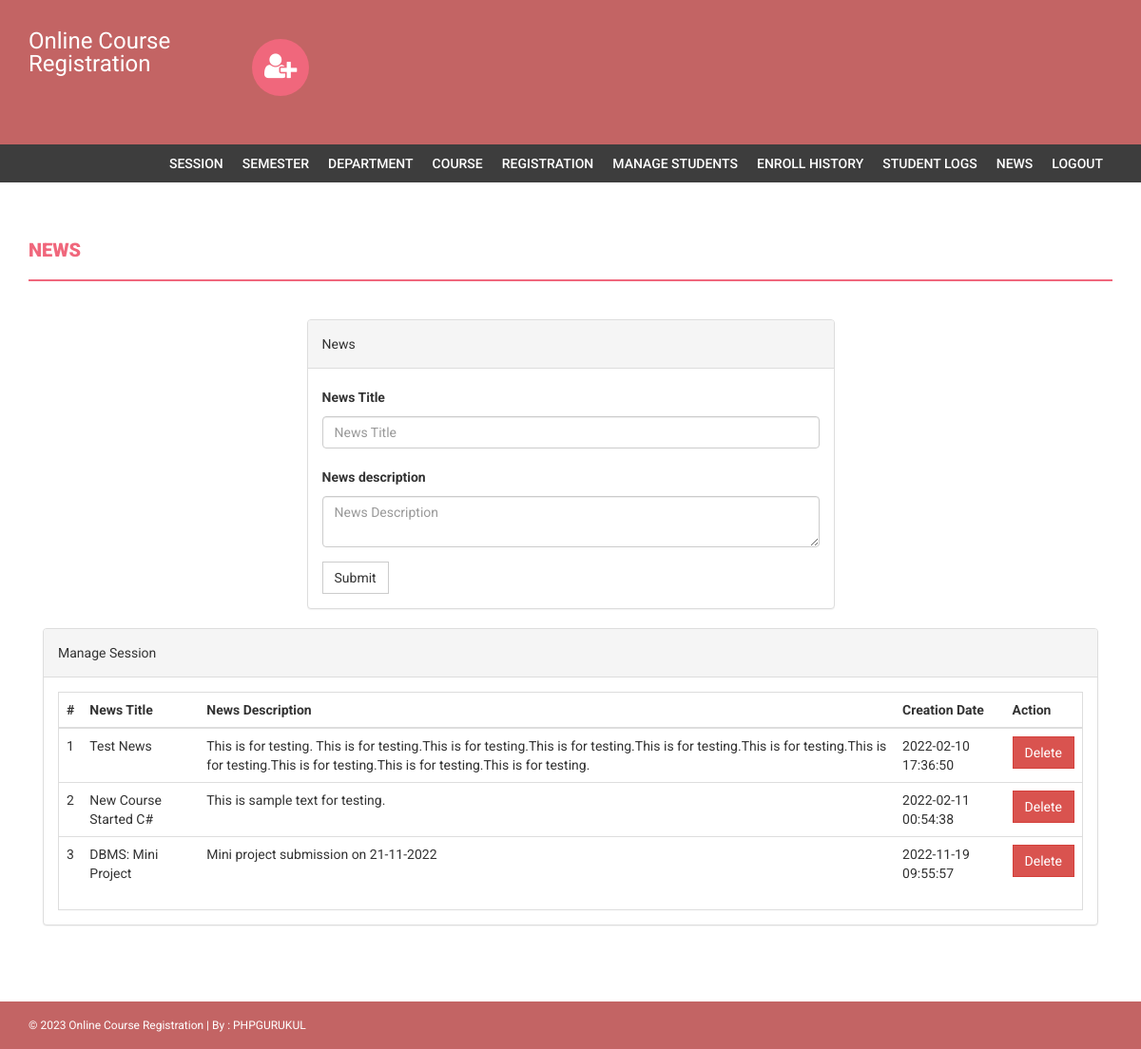
/onlinecourse/admin/news.php (signed in), run on the app's committed database.
### tables this page shows
CREATE TABLE `news` (
  `id` int(11) NOT NULL,
  `newstitle` varchar(255) DEFAULT NULL,
  `newsDescription` mediumtext DEFAULT NULL,
  `postingDate` timestamp NULL DEFAULT current_timestamp()
);

### onlinecourse/admin/news.php (the view, shortened to what this page needs)
<?php
if(strlen($_SESSION['alogin'])==0)
    {
header('location:index.php');
}else{
?>
<!DOCTYPE html>
<html xmlns="http://www.w3.org/1999/xhtml">
<head>
    <link href="../assets/css/bootstrap.css" rel="stylesheet" />
    <link href="../assets/css/font-awesome.css" rel="stylesheet" />
    <link href="../assets/css/style.css" rel="stylesheet" />
</head>
<body>
<?php include('includes/header.php');?>
<?php if($_SESSION['alogin']!="")
{
 include('includes/menubar.php');
}
 ?>
    <div class="content-wrapper">
        <div class="container">
              <div class="row">
                    <div class="col-md-12">
                        <h1 class="page-head-line">News  </h1>
                    </div>
                </div>
                <div class="row" >
                  <div class="col-md-3"></div>
                    <div class="col-md-6">
                        <div class="panel panel-default">
                        <div class="panel-heading">
                           News
                        </div>
                        <div class="panel-body">
                       <form name="dept" method="post">
   <div class="form-group">
    <label for="department">News Title </label>
    <input type="text" class="form-control" id="newstitle" name="newstitle" placeholder="News Title" required />
  </div>
     <div class="form-group">
    <label for="department">News description </label>
    <textarea class="form-control" id="description" name="description" placeholder="News Description" required></textarea>
  </div>
 <button type="submit" name="submit" class="btn btn-default">Submit</button>
</form>
                            </div>
                            </div>
                    </div>
                </div>
                <div class="col-md-12">
                    <div class="panel panel-default">
                        <div class="panel-heading">
                            Manage Session
                        </div>
                        <div class="panel-body">
                            <div class="table-responsive table-bordered">
                                <table class="table">
                                    <thead>
                                        <tr>
                                            <th>#</th>
                                            <th>News Title</th>
                                            <th>News Description</th>
                                            <th>Creation Date</th>
                                            <th>Action</th>
                                        </tr>
                                    </thead>
                                    <tbody>
<?php
$sql=mysqli_query($con,"select * from news");
$cnt=1;
while($row=mysqli_fetch_array($sql))
{
?>
                                        <tr>
                                            <td><?php echo $cnt;?></td>
                                            <td><?php echo htmlentities($row['newstitle']);?></td>
                                            <td><?php echo htmlentities($row['newsDescription']);?></td>
                                            <td><?php echo htmlentities($row['postingDate']);?></td>
                                            <td>
  <a href="news.php?id=<?php echo $row['id']?>&del=delete" onClick="return confirm('Are you sure you want to delete?')">
                                            <button class="btn btn-danger">Delete</button>
</a>
                                            </td>
                                        </tr>
<?php
$cnt++;
} ?>
                                    </tbody>
                                </table>
                            </div>
                        </div>
                    </div>
                </div>
            </div>
        </div>
  <?php include('../includes/footer.php');?>
</body>
</html>
<?php } ?>

### onlinecourse/assets/css/style.css (style rules this page uses)
body { font-family: 'Roboto', sans-serif; line-height: 30px; }
.content-wrapper { margin-top: 40px; min-height: 600px; padding-bottom: 60px; }
.page-head-line { font-weight: 900; padding-bottom: 20px; border-bottom: 2px solid #F0677C; text-transform: uppercase; color: #F0677C; font-size: 20px; margin-bottom: 40px; }
.btn { border-radius: 0px; -webkit-border-radius: 0px; -moz-border-radius: 0px; }

### data on the page
news: newstitle "Test News", newsDescription "This is for testing. This is for testing.This is for testing.This is for testing.This is for testing.This is for testing.This is for testing.This is for testing.This is for testing.This is for testing.", postingDate "2022-02-10 17:36:50"
news: newstitle "New Course Started C#", newsDescription "This is sample text for testing.", postingDate "2022-02-11 00:54:38"
news: newstitle "DBMS: Mini Project", newsDescription "Mini project submission on 21-11-2022", postingDate "2022-11-19 09:55:57"
